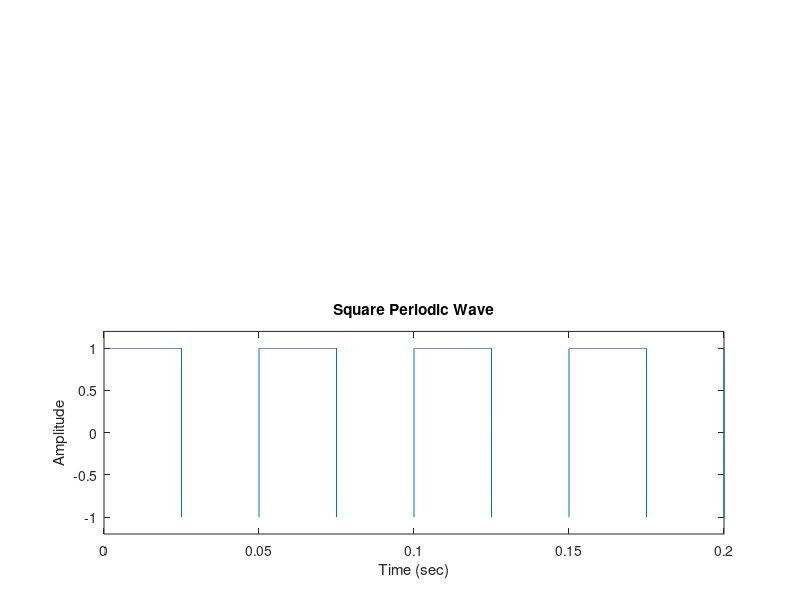

This chart was generated by the following MATLAB code:
clc
clear all
close all
fs = 1000000;
t = 0:1/fs:1.5;
x1 = sawtooth(2*pi*20*t);
x2 = square(2*pi*20*t);
subplot(2,1,2)
plot(t,x2)
axis([0 0.2 -1.2 1.2])
xlabel('Time (sec)')
ylabel('Amplitude')
title('Square Periodic Wave')